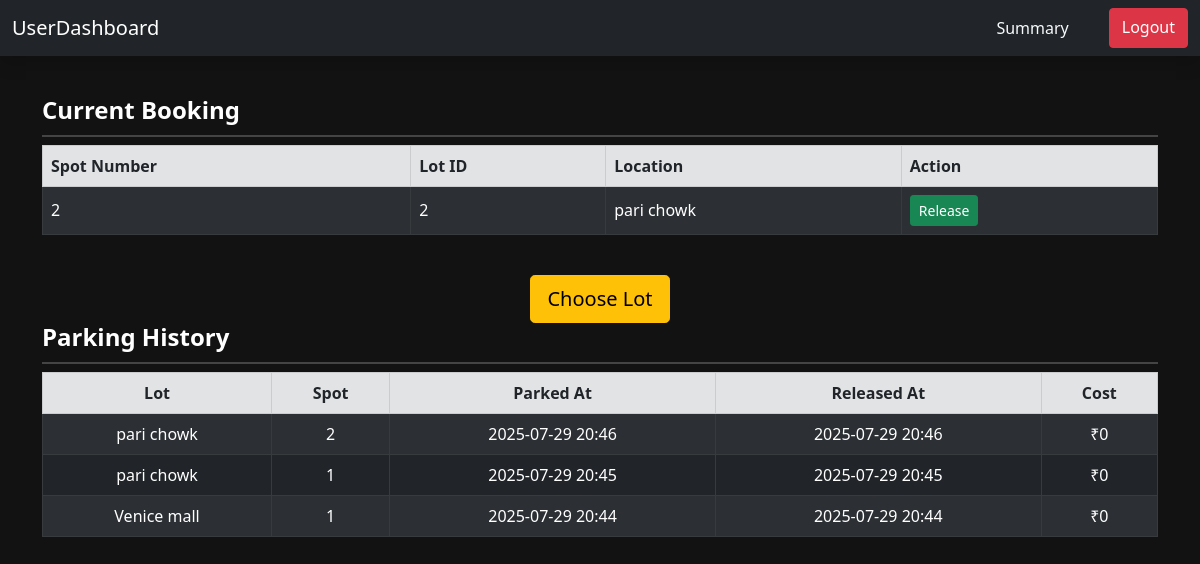
The app's page /user_dashboard.html/3, older data.
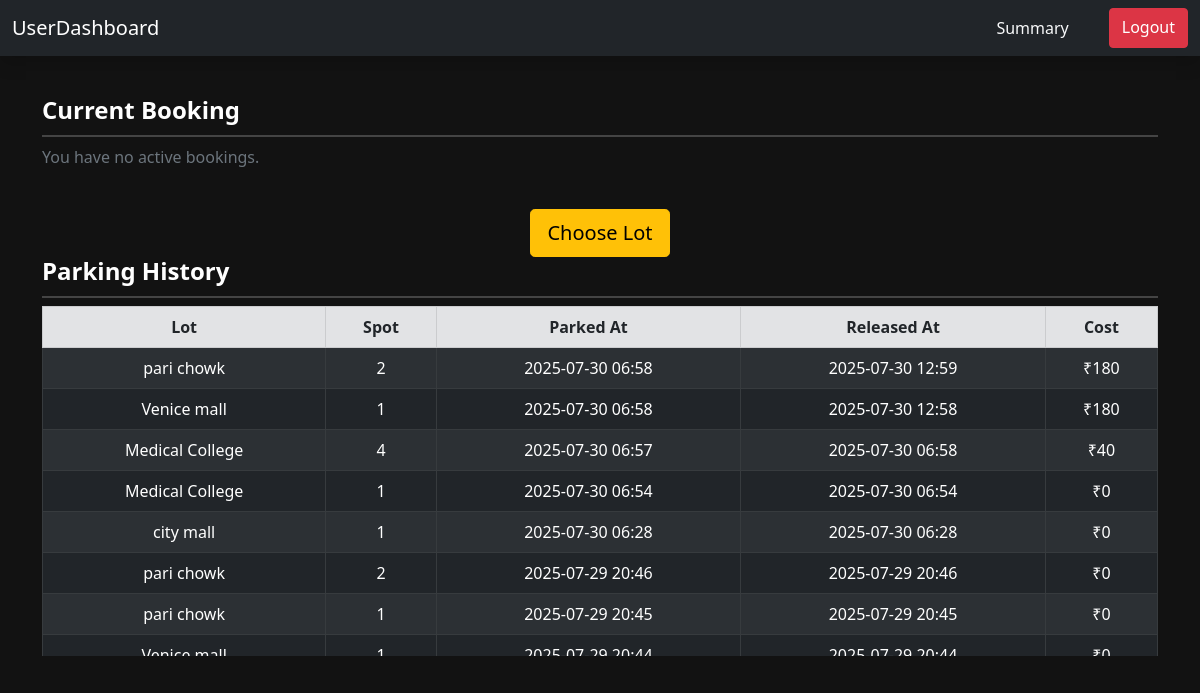
The same page, newer data.
### models.py (models this page shows)
class Spot(db.Model):
    id = db.Column(db.Integer, primary_key=True)
    lot_id = db.Column(db.Integer, db.ForeignKey('lot.id'), nullable=False)
    user_id = db.Column(db.Integer, db.ForeignKey('user.id'), nullable=True)
    spot_number = db.Column(db.Integer, nullable = False)
    status = db.Column(db.String(), default='available')
    user = db.relationship('User', backref='spots')
    releases = db.relationship('Release', backref='spot', lazy=True)

class Lot(db.Model):
    id = db.Column(db.Integer, primary_key=True)
    prime_location = db.Column(db.String(), unique=True, nullable=False)
    price = db.Column(db.Integer, nullable=False)
    address = db.Column(db.String(), unique=True, nullable=False)
    pin_code = db.Column(db.Integer, nullable=False)
    maximum_spots = db.Column(db.Integer)
    spots = db.relationship('Spot', backref='lot', lazy=True)

class Release(db.Model):
    id = db.Column(db.Integer, primary_key=True)
    spot_id = db.Column(db.Integer, db.ForeignKey('spot.id'), nullable=False)
    user_id = db.Column(db.Integer, db.ForeignKey('user.id'), nullable=False)
    parked_at = db.Column(db.DateTime, server_default=db.func.now())
    released_at = db.Column(db.DateTime, nullable=True)
    cost = db.Column(db.Integer, nullable=True)

### app.py (the view)
@app.route('/user_dashboard.html/<int:user_id>', methods=['GET', 'POST'])
def user_dashboard(user_id):
    booker = User.query.get(user_id)
    current_spot = Spot.query.filter_by(user_id=user_id, status="Booked").all()
    history = Release.query.filter(Release.user_id == user_id,Release.released_at.isnot(None)).order_by(Release.released_at.desc()).all()
    return render_template('user_dashboard.html', booker=booker, current_spot=current_spot,history=history)

### templates/user_dashboard.html (shortened to what this page needs)
<!DOCTYPE html>
<html lang="en">
<head>
  <link rel="stylesheet" href="/static/user_dash.css">
  <link href="https://cdn.jsdelivr.net/npm/bootstrap@5.0.2/dist/css/bootstrap.min.css" rel="stylesheet">
</head>
<body>
<nav class="navbar navbar-expand-lg navbar-dark bg-dark shadow">
  <div class="container-fluid">
    <a class="navbar-brand" href="">UserDashboard</a>
    <div class="d-flex gap-4">
      <a class="nav-link text-light" href="{{ url_for('user_summary', user_id=booker.id) }}">Summary</a>
      <a class="btn btn-danger" href="/login">Logout</a>
    </div>
  </div>
</nav>
<div class="container">
  <h4 style="color: white;"><strong>Current Booking</strong> </h4>
  {% if current_spot %}
    <div class="scroll-box">
      <table class="table table-dark table-striped table-bordered align-middle">
        <thead class="table-secondary text-dark">
          <tr>
            <th>Spot Number</th>
            <th>Lot ID</th>
            <th>Location</th>
            <th>Action</th>
          </tr>
        </thead>
        <tbody>
          {% for spot in current_spot %}
          <tr>
            <td>{{ spot.spot_number }}</td>
            <td>{{ spot.lot_id }}</td>
            <td>{{ spot.lot.prime_location if spot.lot else 'Unknown' }}</td>
            <td>
              {% if spot.status == 'Booked' %}
                <form method="POST" action="{{ url_for('release', spot_id=spot.id, user_id=booker.id) }}">
                  <button class="btn btn-success btn-sm" type="submit">Release</button>
                </form>
              {% else %}
                <button class="btn btn-secondary btn-sm" disabled>Parked Out</button>
              {% endif %}
            </td>
          </tr>
          {% endfor %}
        </tbody>
      </table>
    </div>
  {% else %}
    <p class="text-muted">You have no active bookings.</p>
  {% endif %}
  <div class="text-center">
    <a href="{{ url_for('book', user_id=booker.id) }}" class="btn btn-warning btn-lg mt-4">Choose Lot</a>
  </div>
  <h4 style="color: white;"><strong>Parking History</strong></h4>
  {% if history %}
    <div class="scroll-box">
      <table class="table table-dark table-bordered table-striped text-center align-middle">
        <thead class="table-secondary text-dark">
          <tr>
            <th>Lot</th>
            <th>Spot</th>
            <th>Parked At</th>
            <th>Released At</th>
            <th>Cost</th>
          </tr>
        </thead>
        <tbody>
          {% for item in history %}
          <tr>
            <td>{{ item.spot.lot.prime_location if item.spot and item.spot.lot else 'Unknown Lot' }}</td>
            <td>{{ item.spot.spot_number if item.spot else 'Unknown Spot' }}</td>
            <td>{{ item.parked_at.strftime('%Y-%m-%d %H:%M') if item.parked_at else 'N/A' }}</td>
            <td>{{ item.released_at.strftime('%Y-%m-%d %H:%M') if item.released_at else 'N/A' }}</td>
            <td>₹{{ item.cost }}</td>
          </tr>
          {% endfor %}
        </tbody>
      </table>
    </div>
  {% else %}
    <p class="text-muted">No parking history yet.</p>
  {% endif %}
</div>
</body>
</html>

Row changes from the older to the newer data that the page shows:
no longer on this page (row edited): Spot: spot_number "2", lot_id "2", lot "pari chowk"
added Release: spot.lot "pari chowk", spot "2", parked_at "2025-07-30 06:58", released_at "2025-07-30 12:59", cost "180"
added Release: spot.lot "Venice mall", spot "1", parked_at "2025-07-30 06:58", released_at "2025-07-30 12:58", cost "180"
added Release: spot.lot "Medical College", spot "4", parked_at "2025-07-30 06:57", released_at "2025-07-30 06:58", cost "40"
added Release: spot.lot "Medical College", spot "1", parked_at "2025-07-30 06:54", released_at "2025-07-30 06:54", cost "0"
added Release: spot.lot "city mall", spot "1", parked_at "2025-07-30 06:28", released_at "2025-07-30 06:28", cost "0"
Text that changed along with them:
text no longer shown: "Spot Number Lot ID Location Action"
text now shown: "You have no active bookings."
